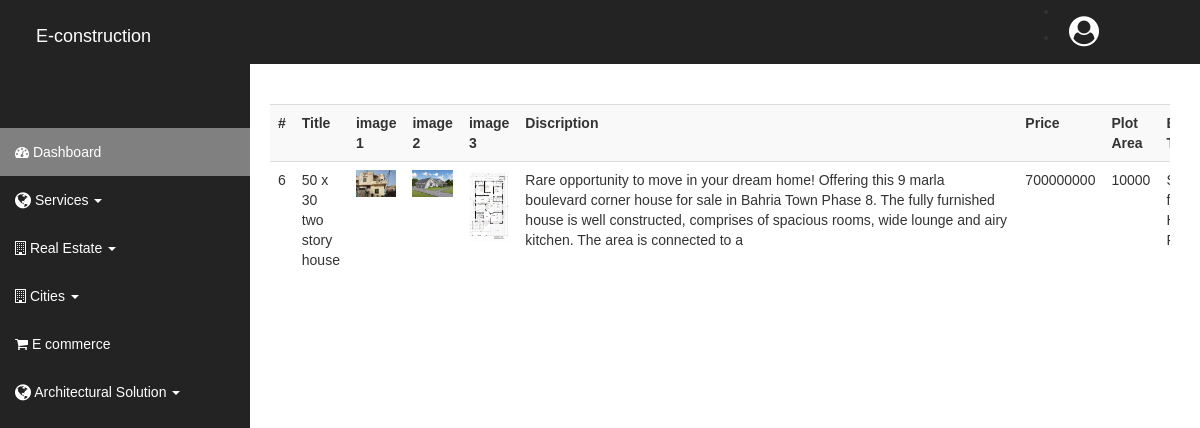
The app's page /archetectural-solution/showArchetecturalDesign.php with its own data.
### tables this page shows
CREATE TABLE `add_architecture` (
  `architecture_id` int(11) NOT NULL,
  `title` varchar(50) NOT NULL,
  `image_1` longblob NOT NULL,
  `image_2` longblob NOT NULL,
  `image_3` longblob NOT NULL,
  `discription` varchar(255) NOT NULL,
  `plot_area` varchar(50) NOT NULL,
  `building_type` varchar(50) NOT NULL,
  `building_style` varchar(20) NOT NULL,
  `badroom` int(11) NOT NULL,
  `bathroom` int(11) NOT NULL,
  `floor` int(11) NOT NULL,
  `kitchen` int(11) NOT NULL,
  `foundation_type` varchar(255) NOT NULL,
  `price` int(10) DEFAULT NULL
);

### archetectural-solution/showArchetecturalDesign.php (the view, shortened to what this page needs)
<?php include("../db_connect.php"); ?>
<!DOCTYPE html>
<html>
<head>
  <link rel="stylesheet" type="text/css" href="bootstrap/css/bootstrap.min.css">
  <link rel="stylesheet" type="text/css" href="../admin-panel.css">
  <link rel="stylesheet" href="https://cdnjs.cloudflare.com/ajax/libs/font-awesome/4.7.0/css/font-awesome.min.css">
</head>
<body>
      <div class="main-wrapper">
        <header class="topbar">
          <nav class="navbar top-navbar navbar-expand-md navbar-dark">
            <div class="navbar-header">
              <a href="admin-panel.php" class="navbar-brand">E-construction</a>
            </div>
            <ul class="navbar-nav float-right">
              <li class="dropdown">
                <a class="dropdown-toggle" data-toggle="dropdown" href="#">
                <span><i class="fa fa-user-circle" style="font-size: 30px;padding: 10px; color: white; margin-right: 90px; padding-top: 15px;"></i></span></a>
              </li>
            </ul>
          </nav>
        </header>
        <aside class="left-sidebar">
          <div  class="scroll-sidebar">
            <nav class="sidebar-nav">
              <ul class="sidebarnav">
                <li class="sidebar-item selected">
                  <a href="../admin-panel.php" class="sidebar-link waves-effect waves-dark sidebar-link">
                    <span class="hide-menu"><i class="fa fa-dashboard"></i> Dashboard</span>
                  </a>
                </li>
                <li class="sidebar-item dropdown" data-toggle="collapse" data-target="#service" class="collapsed">
                  <a href="#" class="sidebar-link waves-effect waves-dark sidebar-link">
                    <span class="hide-menu"><i class="fa fa-globe fa-lg"></i> Services <span class="caret"></span></span>
                  </a>
                </li>
                <li class="sidebar-item dropdown" data-toggle="collapse" data-target="#service" class="collapsed">
                  <a href="" class="sidebar-link waves-effect waves-dark sidebar-link">
                    <span class="hide-menu"><i class="fa fa-building-o" aria-hidden="true"></i> Real Estate <span class="caret"></span></span>
                  </a>
                </li>
                <li class="sidebar-item dropdown" data-toggle="collapse" data-target="#service" class="collapsed">
                  <a href="" class="sidebar-link waves-effect waves-dark sidebar-link">
                    <span class="hide-menu"><i class="fa fa-building-o" aria-hidden="true"></i> Cities <span class="caret"></span></span>
                  </a>
                </li>
                 <li class="sidebar-item">
                  <a href="#" class="sidebar-link waves-effect waves-dark sidebar-link">
                    <span class="hide-menu"><i class="fa fa-shopping-cart"></i>  E commerce</span>
                  </a>
                </li>
                <li class="sidebar-item dropdown" data-toggle="collapse" data-target="#service" class="collapsed">
                  <a href="#" class="sidebar-link waves-effect waves-dark sidebar-link">
                    <span class="hide-menu"><i class="fa fa-globe fa-lg"></i> Architectural Solution <span class="caret"></span></span>
                  </a>
                </li>
              </ul>
            </nav>
          </div>
        </aside>
        <div class="fluid-container">
          <div class="row">
            <div class="col-md-12" style="margin-left: -30px;  margin-top: 40px;">
             <div class="data" style="overflow-x:auto;">
              <?php
                $sql = "SELECT * FROM `add_architecture`";
                $result = mysqli_query($con,$sql);
              ?>
               <table class="table table-striped">
                   <tr>
                     <th>#</th>
                     <th>Title</th>
                     <th>image 1</th>
                     <th>image 2</th>
                     <th>image 3</th>
                     <th style="min-width:500px;">Discription</th>
                     <th>Price</th>
                     <th>Plot Area</th>
                     <th>Building Type</th>
                   </tr>
                  <?php
                    while ($rows = mysqli_fetch_assoc($result))
                     {
                  ?>
                  <tr>
                    <td><?php echo $rows['architecture_id']; ?></td>
                    <td><?php echo $rows['title']; ?></td>
                    <td><img src="architectureimg/<?php echo $rows['image_1']; ?>" class="img-responsive"></td>
                    <td><img src="architectureimg/<?php echo $rows['image_2']; ?>" class="img-responsive"></td>
                    <td><img src="architectureimg/<?php echo $rows['image_3']; ?>" class="img-responsive"></td>
                    <td><?php echo $rows['discription']; ?></td>
                    <td><?php echo $rows['price']; ?></td>
                    <td><?php echo $rows['plot_area']; ?></td>
                    <td><?php echo $rows['building_type']; ?></td>
                  </tr>
                 <?php
                   }
                 ?>
                </table>
             </div>
          </div>
        </div>
    </div>
</body>
</html>

### admin-panel.css (style rules this page uses)
body { background-color: #fff; font-family: "Nunito Sans", sans-serif; font-weight: 400; text-align: left; }
.topbar { background-color: #232323; height: 64px; }
.topbar .top-navbar { min-height: 64px; }
.float-right { float: right !important; }
.navbar-header a { color: #fff; margin-left: 20px; margin-top: 10px; }
.main-wrapper .left-sidebar { background-color: #232323; }
.left-sidebar { position: absolute; width: 250px; height: 100%; z-index: 10; padding-top: 64px; }
.sidebar-nav ul { margin: 0px; padding: 0px; }
.sidebar-nav ul li a { text-decoration: none; }
.sidebar-nav ul .sidebar-item.selected>.sidebar-link { background-color: gray; }
.sidebar-nav ul .sidebar-item .sidebar-link { color: #fff; padding: 14px 15px; display: flex; }
.fluid-container { margin-left: 300px; }

### records on screen
add_architecture: architecture_id "6", title "50 x 30 two story house", image_1 (picture), image_2 (picture), image_3 (picture), discription "Rare opportunity to move in your dream home! Offering this 9 marla boulevard corner house for sale in Bahria Town Phase 8. The fully furnished house is well constructed, comprises of spacious rooms, wide lounge and airy kitchen. The area is connected to a", price "700000000", plot_area "10000"
